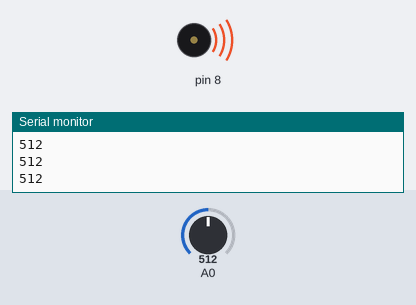
A sketch run on a simulated Arduino Uno, built with avr-gcc and run on an emulated ATmega328P. On the bench: buzzer (waves = sounding), the last lines printed to the serial monitor. The test bench sets the inputs (shaded band); at power-on: A0 = 512.

Above: at 1.2 s.
1.3 s: A0 set to 498
At 2.5 s:
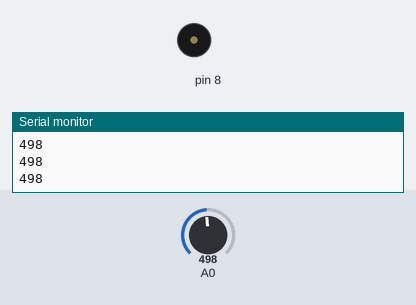
2.8 s: A0 set to 511
At 3.7 s:
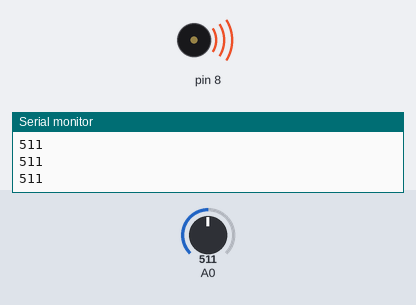
4.3 s: A0 set to 495
At 4.8 s:
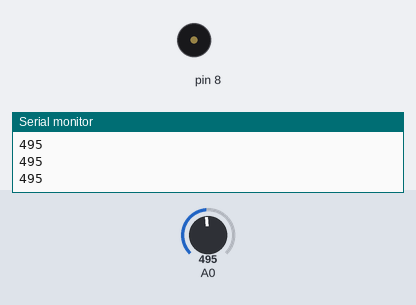
Timing chart, 0 to 7.3 s (numbered marks = the images above; inputs shaded):
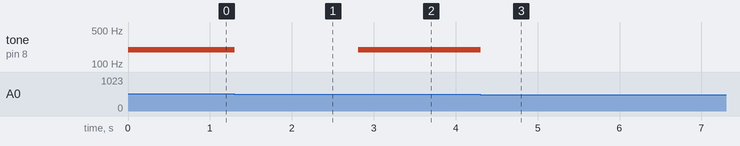

Measured:
- the behaviour switches between 505 and 504 on A0 (found by bisection; images 0 and 1)
- after the input at 1.3 s, tone on pin 8: 196 Hz → silent at once
- after the input at 2.8 s, tone on pin 8: silent → 196 Hz at once
- after the input at 4.3 s, tone on pin 8: 196 Hz → silent at once

The sketch:

KeyboardInstrument_CalebCram.ino
```cpp
#include "pitches.h"
int notes [] = {NOTE_C3, NOTE_D2, NOTE_G3, NOTE_D5};
void setup()
{
  Serial.begin(9600);
}

void loop()
{
  int keyVal = analogRead(A0);
  Serial.println(keyVal);
  if(keyVal == 1023)
  {
    tone(8, notes[0]);
  }
  else if(keyVal >= 990 && keyVal <= 1010)
  {
    tone(8, notes[1]);
  }
  else if(keyVal >= 505 && keyVal <= 515)
  {
    tone(8, notes[2]);
  }
  else if(keyVal >= 5 && keyVal <= 10)
  {
    tone(8, notes[3]);
  }
  else
  {
    noTone(8);
  }
}
```
